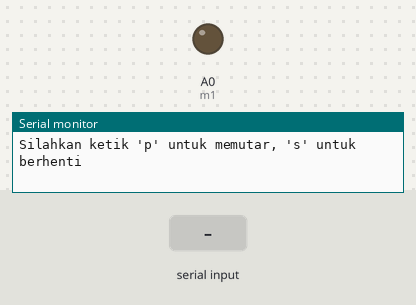
The sketch below on a simulated Arduino Uno, built with avr-gcc and run on an emulated ATmega328P. Parts: output pins drawn as LEDs (lit = HIGH), the last lines printed to the serial monitor. The test bench sets the inputs (shaded band).

Above: at 1.2 s.
1.3 s: "s" received over Serial
At 2.9 s:
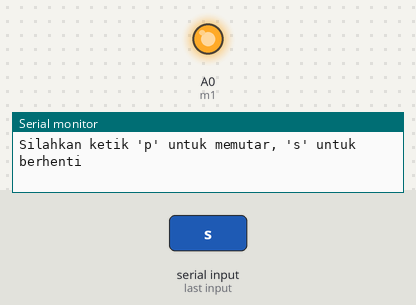
3.8 s: "p" received over Serial
At 6.0 s:
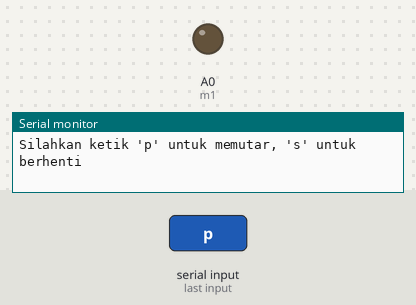
Timing chart, 0 to 7.5 s (numbered marks = the images above; inputs shaded):
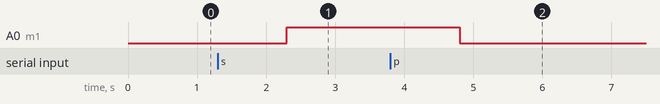

Measured:
- after the input at 1.3 s, A0 (m1): LOW → HIGH after 1.0 s
- after the input at 3.8 s, A0 (m1): HIGH → LOW after 1.0 s

The sketch:

sketch.ino
```cpp
int m1=A0;
int h=255;
int l=0;
String motion;


void setup() {
  Serial.begin(9600);
  pinMode(m1,OUTPUT);
}

void loop() {
  Serial.println("Silahkan ketik 'p' untuk memutar, 's' untuk berhenti ");
  while(Serial.available()==0){   }

  motion=Serial.readString();
  if(motion=="p"){
  analogWrite(m1,l);
  }

  if(motion=="s"){
  analogWrite(m1,h);
  }
}
```
